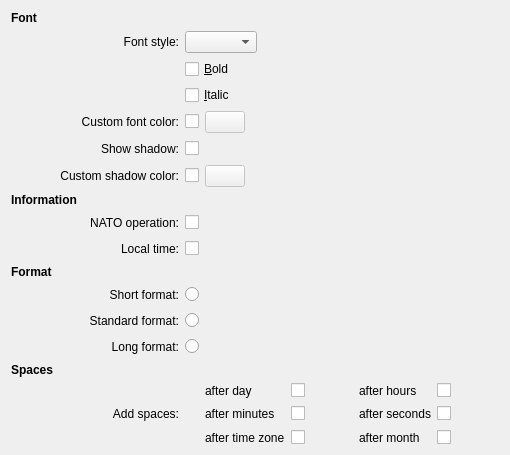
<?xml version="1.0" encoding="UTF-8"?>
<ui version="4.0">
 <class>dtgConfig</class>
 <widget class="QWidget" name="dtgConfig">
  <property name="geometry">
   <rect>
    <x>0</x>
    <y>0</y>
    <width>510</width>
    <height>455</height>
   </rect>
  </property>
  <layout class="QGridLayout" name="gridLayout" rowstretch="0,0,0,0,0,0,0,0,0,0,0,0,0,0,0,0,0,0,0,0,0,0,0,0,0,0">
   <property name="bottomMargin">
    <number>0</number>
   </property>
   <item row="0" column="0" colspan="2">
    <widget class="QLabel" name="label_6">
     <property name="font">
      <font>
       <weight>75</weight>
       <bold>true</bold>
      </font>
     </property>
     <property name="text">
      <string>Font</string>
     </property>
    </widget>
   </item>
   <item row="1" column="1">
    <widget class="QLabel" name="label">
     <property name="text">
      <string>Font style:</string>
     </property>
     <property name="alignment">
      <set>Qt::AlignRight|Qt::AlignTrailing|Qt::AlignVCenter</set>
     </property>
     <property name="buddy">
      <cstring>plainDateTimeGroupFont</cstring>
     </property>
    </widget>
   </item>
   <item row="1" column="2">
    <layout class="QHBoxLayout" name="horizontalLayout_2">
     <item>
      <widget class="KFontComboBox" name="plainDateTimeGroupFont"/>
     </item>
     <item>
      <spacer name="horizontalSpacer_3">
       <property name="orientation">
        <enum>Qt::Horizontal</enum>
       </property>
       <property name="sizeType">
        <enum>QSizePolicy::MinimumExpanding</enum>
       </property>
       <property name="sizeHint" stdset="0">
        <size>
         <width>0</width>
         <height>17</height>
        </size>
       </property>
      </spacer>
     </item>
    </layout>
   </item>
   <item row="2" column="2">
    <widget class="QCheckBox" name="plainDateTimeGroupFontBold">
     <property name="toolTip">
      <string>Check if you want the font in bold</string>
     </property>
     <property name="whatsThis">
      <string>When this is checked, the date time group font will be bold.</string>
     </property>
     <property name="text">
      <string>&amp;Bold</string>
     </property>
    </widget>
   </item>
   <item row="3" column="2">
    <widget class="QCheckBox" name="plainDateTimeGroupFontItalic">
     <property name="toolTip">
      <string>Check if you want the font in italic</string>
     </property>
     <property name="whatsThis">
      <string>When this is checked, the date time group font will be in italic.</string>
     </property>
     <property name="text">
      <string>&amp;Italic</string>
     </property>
    </widget>
   </item>
   <item row="4" column="0">
    <spacer name="horizontalSpacer_9">
     <property name="orientation">
      <enum>Qt::Horizontal</enum>
     </property>
     <property name="sizeType">
      <enum>QSizePolicy::Fixed</enum>
     </property>
     <property name="sizeHint" stdset="0">
      <size>
       <width>20</width>
       <height>20</height>
      </size>
     </property>
    </spacer>
   </item>
   <item row="4" column="1">
    <widget class="QLabel" name="label_2">
     <property name="text">
      <string>Custom font color:</string>
     </property>
     <property name="alignment">
      <set>Qt::AlignRight|Qt::AlignTrailing|Qt::AlignVCenter</set>
     </property>
     <property name="buddy">
      <cstring>useCustomColor</cstring>
     </property>
    </widget>
   </item>
   <item row="4" column="2">
    <layout class="QHBoxLayout" name="horizontalLayout_6">
     <item>
      <widget class="QCheckBox" name="useCustomColor">
       <property name="text">
        <string/>
       </property>
      </widget>
     </item>
     <item>
      <widget class="KColorButton" name="plainDateTimeGroupColor">
       <property name="enabled">
        <bool>false</bool>
       </property>
       <property name="toolTip">
        <string>Color chooser</string>
       </property>
       <property name="whatsThis">
        <string>Click on this button and the KDE standard color dialog will show. You can then choose the new color you want for your date time group.</string>
       </property>
      </widget>
     </item>
     <item>
      <spacer name="horizontalSpacer_6">
       <property name="orientation">
        <enum>Qt::Horizontal</enum>
       </property>
       <property name="sizeHint" stdset="0">
        <size>
         <width>40</width>
         <height>20</height>
        </size>
       </property>
      </spacer>
     </item>
    </layout>
   </item>
   <item row="5" column="1">
    <widget class="QLabel" name="label_9">
     <property name="text">
      <string>Show shadow:</string>
     </property>
     <property name="alignment">
      <set>Qt::AlignRight|Qt::AlignTrailing|Qt::AlignVCenter</set>
     </property>
     <property name="buddy">
      <cstring>drawShadow</cstring>
     </property>
    </widget>
   </item>
   <item row="5" column="2">
    <layout class="QHBoxLayout" name="horizontalLayout">
     <item>
      <widget class="QCheckBox" name="drawShadow">
       <property name="text">
        <string/>
       </property>
      </widget>
     </item>
     <item>
      <spacer name="horizontalSpacer_13">
       <property name="orientation">
        <enum>Qt::Horizontal</enum>
       </property>
       <property name="sizeHint" stdset="0">
        <size>
         <width>40</width>
         <height>20</height>
        </size>
       </property>
      </spacer>
     </item>
    </layout>
   </item>
   <item row="6" column="1">
    <widget class="QLabel" name="customShadowColorLabel">
     <property name="text">
      <string>Custom shadow color:</string>
     </property>
     <property name="alignment">
      <set>Qt::AlignRight|Qt::AlignTrailing|Qt::AlignVCenter</set>
     </property>
     <property name="buddy">
      <cstring>useCustomShadowColor</cstring>
     </property>
    </widget>
   </item>
   <item row="6" column="2">
    <layout class="QGridLayout" name="gridLayout_3">
     <item row="0" column="1">
      <widget class="KColorButton" name="plainDateTimeGroupShadowColor">
       <property name="enabled">
        <bool>false</bool>
       </property>
       <property name="toolTip">
        <string>Shadow color chooser</string>
       </property>
       <property name="whatsThis">
        <string>Click on this button and the KDE standard color dialog will show. You can then choose the new color you want for the text shadow for your date time group.</string>
       </property>
      </widget>
     </item>
     <item row="0" column="2">
      <spacer name="horizontalSpacer_12">
       <property name="orientation">
        <enum>Qt::Horizontal</enum>
       </property>
       <property name="sizeHint" stdset="0">
        <size>
         <width>40</width>
         <height>20</height>
        </size>
       </property>
      </spacer>
     </item>
     <item row="0" column="0">
      <widget class="QCheckBox" name="useCustomShadowColor">
       <property name="enabled">
        <bool>true</bool>
       </property>
       <property name="text">
        <string/>
       </property>
      </widget>
     </item>
    </layout>
   </item>
   <item row="7" column="0" colspan="2">
    <widget class="QLabel" name="label_7">
     <property name="font">
      <font>
       <weight>75</weight>
       <bold>true</bold>
      </font>
     </property>
     <property name="text">
      <string>Information</string>
     </property>
    </widget>
   </item>
   <item row="8" column="1">
    <widget class="QLabel" name="label_4">
     <property name="toolTip">
      <string>Use Z time (UTC). Changes the current time zone.</string>
     </property>
     <property name="text">
      <string>NATO operation:</string>
     </property>
     <property name="alignment">
      <set>Qt::AlignRight|Qt::AlignTrailing|Qt::AlignVCenter</set>
     </property>
     <property name="buddy">
      <cstring>natoOperation</cstring>
     </property>
    </widget>
   </item>
   <item row="8" column="2">
    <layout class="QHBoxLayout" name="horizontalLayout_3">
     <item>
      <widget class="QCheckBox" name="natoOperation">
       <property name="toolTip">
        <string>Use Z time</string>
       </property>
       <property name="whatsThis">
        <string>Use Z time - as in NATO operations.</string>
       </property>
       <property name="text">
        <string/>
       </property>
      </widget>
     </item>
     <item>
      <spacer name="horizontalSpacer_4">
       <property name="orientation">
        <enum>Qt::Horizontal</enum>
       </property>
       <property name="sizeHint" stdset="0">
        <size>
         <width>40</width>
         <height>20</height>
        </size>
       </property>
      </spacer>
     </item>
    </layout>
   </item>
   <item row="10" column="1">
    <widget class="QLabel" name="label_5">
     <property name="toolTip">
      <string>Use local time and the NATO identifier J. Changes the current time zone.</string>
     </property>
     <property name="text">
      <string>Local time:</string>
     </property>
     <property name="alignment">
      <set>Qt::AlignRight|Qt::AlignTrailing|Qt::AlignVCenter</set>
     </property>
    </widget>
   </item>
   <item row="10" column="2">
    <layout class="QHBoxLayout" name="horizontalLayout_4">
     <item>
      <widget class="QCheckBox" name="localTime">
       <property name="text">
        <string/>
       </property>
      </widget>
     </item>
     <item>
      <spacer name="horizontalSpacer">
       <property name="orientation">
        <enum>Qt::Horizontal</enum>
       </property>
       <property name="sizeHint" stdset="0">
        <size>
         <width>40</width>
         <height>20</height>
        </size>
       </property>
      </spacer>
     </item>
    </layout>
   </item>
   <item row="11" column="0" colspan="2">
    <widget class="QLabel" name="label_3">
     <property name="font">
      <font>
       <weight>75</weight>
       <bold>true</bold>
      </font>
     </property>
     <property name="text">
      <string>Format</string>
     </property>
    </widget>
   </item>
   <item row="18" column="1">
    <widget class="QLabel" name="label_10">
     <property name="toolTip">
      <string>Just show the time (HHMMZ).</string>
     </property>
     <property name="text">
      <string>Short format:</string>
     </property>
     <property name="alignment">
      <set>Qt::AlignRight|Qt::AlignTrailing|Qt::AlignVCenter</set>
     </property>
    </widget>
   </item>
   <item row="18" column="2">
    <layout class="QHBoxLayout" name="horizontalLayout_7">
     <item>
      <widget class="QRadioButton" name="shortFormat">
       <property name="text">
        <string/>
       </property>
      </widget>
     </item>
     <item>
      <spacer name="horizontalSpacer_5">
       <property name="orientation">
        <enum>Qt::Horizontal</enum>
       </property>
       <property name="sizeHint" stdset="0">
        <size>
         <width>40</width>
         <height>20</height>
        </size>
       </property>
      </spacer>
     </item>
    </layout>
   </item>
   <item row="19" column="1">
    <widget class="QLabel" name="label_11">
     <property name="toolTip">
      <string>Show the standard date time group (DDHHMMZMMMYY)</string>
     </property>
     <property name="text">
      <string>Standard format:</string>
     </property>
     <property name="alignment">
      <set>Qt::AlignRight|Qt::AlignTrailing|Qt::AlignVCenter</set>
     </property>
    </widget>
   </item>
   <item row="19" column="2">
    <layout class="QHBoxLayout" name="horizontalLayout_8">
     <item>
      <widget class="QRadioButton" name="stanFormat">
       <property name="text">
        <string/>
       </property>
       <property name="checked">
        <bool>false</bool>
       </property>
      </widget>
     </item>
     <item>
      <spacer name="horizontalSpacer_7">
       <property name="orientation">
        <enum>Qt::Horizontal</enum>
       </property>
       <property name="sizeHint" stdset="0">
        <size>
         <width>40</width>
         <height>20</height>
        </size>
       </property>
      </spacer>
     </item>
    </layout>
   </item>
   <item row="20" column="1">
    <widget class="QLabel" name="label_13">
     <property name="toolTip">
      <string>Show the longest date time group format (DDHHMMSSZMMMYYYY)</string>
     </property>
     <property name="text">
      <string>Long format:</string>
     </property>
     <property name="alignment">
      <set>Qt::AlignRight|Qt::AlignTrailing|Qt::AlignVCenter</set>
     </property>
    </widget>
   </item>
   <item row="20" column="2">
    <layout class="QHBoxLayout" name="horizontalLayout_9">
     <item>
      <widget class="QRadioButton" name="longFormat">
       <property name="text">
        <string/>
       </property>
      </widget>
     </item>
     <item>
      <spacer name="horizontalSpacer_8">
       <property name="orientation">
        <enum>Qt::Horizontal</enum>
       </property>
       <property name="sizeHint" stdset="0">
        <size>
         <width>40</width>
         <height>20</height>
        </size>
       </property>
      </spacer>
     </item>
    </layout>
   </item>
   <item row="25" column="2">
    <spacer>
     <property name="orientation">
      <enum>Qt::Vertical</enum>
     </property>
     <property name="sizeType">
      <enum>QSizePolicy::MinimumExpanding</enum>
     </property>
     <property name="sizeHint" stdset="0">
      <size>
       <width>20</width>
       <height>2</height>
      </size>
     </property>
    </spacer>
   </item>
   <item row="22" column="0">
    <widget class="QLabel" name="label_8">
     <property name="font">
      <font>
       <weight>75</weight>
       <bold>true</bold>
      </font>
     </property>
     <property name="text">
      <string>Spaces</string>
     </property>
    </widget>
   </item>
   <item row="23" column="2">
    <layout class="QGridLayout" name="gridLayout_2">
     <item row="0" column="1">
      <widget class="QLabel" name="label_12">
       <property name="text">
        <string>after day</string>
       </property>
      </widget>
     </item>
     <item row="0" column="2">
      <widget class="QCheckBox" name="sAfterDay">
       <property name="text">
        <string/>
       </property>
      </widget>
     </item>
     <item row="0" column="4">
      <widget class="QCheckBox" name="sAfterHour">
       <property name="text">
        <string/>
       </property>
      </widget>
     </item>
     <item row="0" column="3">
      <widget class="QLabel" name="label_14">
       <property name="text">
        <string>after hours</string>
       </property>
      </widget>
     </item>
     <item row="1" column="1">
      <widget class="QLabel" name="label_15">
       <property name="text">
        <string>after minutes</string>
       </property>
      </widget>
     </item>
     <item row="1" column="3">
      <widget class="QLabel" name="label_16">
       <property name="text">
        <string>after seconds</string>
       </property>
      </widget>
     </item>
     <item row="1" column="2">
      <widget class="QCheckBox" name="sAfterMinute">
       <property name="text">
        <string/>
       </property>
      </widget>
     </item>
     <item row="1" column="4">
      <widget class="QCheckBox" name="sAfterSecond">
       <property name="text">
        <string/>
       </property>
      </widget>
     </item>
     <item row="2" column="1">
      <widget class="QLabel" name="label_18">
       <property name="text">
        <string>after time zone</string>
       </property>
      </widget>
     </item>
     <item row="2" column="3">
      <widget class="QLabel" name="label_19">
       <property name="text">
        <string>after month</string>
       </property>
      </widget>
     </item>
     <item row="2" column="2">
      <widget class="QCheckBox" name="sAfterTimeZone">
       <property name="text">
        <string/>
       </property>
      </widget>
     </item>
     <item row="2" column="4">
      <widget class="QCheckBox" name="sAfterMonth">
       <property name="text">
        <string/>
       </property>
      </widget>
     </item>
     <item row="1" column="0">
      <spacer name="horizontalSpacer_2">
       <property name="orientation">
        <enum>Qt::Horizontal</enum>
       </property>
       <property name="sizeType">
        <enum>QSizePolicy::Fixed</enum>
       </property>
       <property name="sizeHint" stdset="0">
        <size>
         <width>20</width>
         <height>20</height>
        </size>
       </property>
      </spacer>
     </item>
    </layout>
   </item>
   <item row="23" column="1">
    <widget class="QLabel" name="label_17">
     <property name="text">
      <string>Add spaces:</string>
     </property>
     <property name="alignment">
      <set>Qt::AlignRight|Qt::AlignTrailing|Qt::AlignVCenter</set>
     </property>
    </widget>
   </item>
  </layout>
 </widget>
 <customwidgets>
  <customwidget>
   <class>KFontComboBox</class>
   <extends>KComboBox</extends>
   <header>kfontcombobox.h</header>
  </customwidget>
  <customwidget>
   <class>KColorButton</class>
   <extends>QPushButton</extends>
   <header>kcolorbutton.h</header>
  </customwidget>
  <customwidget>
   <class>KComboBox</class>
   <extends>QComboBox</extends>
   <header>kcombobox.h</header>
  </customwidget>
 </customwidgets>
 <resources/>
 <connections>
  <connection>
   <sender>useCustomColor</sender>
   <signal>toggled(bool)</signal>
   <receiver>plainDateTimeGroupColor</receiver>
   <slot>setEnabled(bool)</slot>
   <hints>
    <hint type="sourcelabel">
     <x>168</x>
     <y>124</y>
    </hint>
    <hint type="destinationlabel">
     <x>211</x>
     <y>126</y>
    </hint>
   </hints>
  </connection>
  <connection>
   <sender>useCustomShadowColor</sender>
   <signal>toggled(bool)</signal>
   <receiver>plainDateTimeGroupShadowColor</receiver>
   <slot>setEnabled(bool)</slot>
   <hints>
    <hint type="sourcelabel">
     <x>168</x>
     <y>185</y>
    </hint>
    <hint type="destinationlabel">
     <x>209</x>
     <y>182</y>
    </hint>
   </hints>
  </connection>
 </connections>
</ui>
